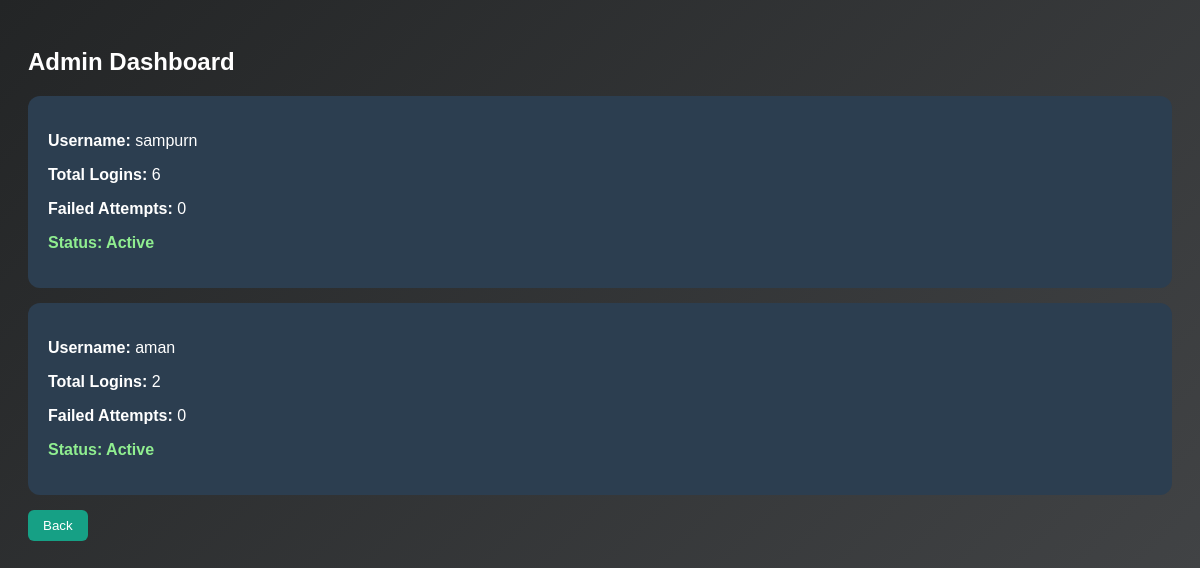
The page /admin on the database its author committed.
### tables this page shows
CREATE TABLE users (
        id INTEGER PRIMARY KEY AUTOINCREMENT,
        username TEXT UNIQUE,
        avg_total REAL,
        avg_user REAL,
        avg_pass REAL,
        login_count INTEGER DEFAULT 0,
        failed_attempts INTEGER DEFAULT 0,
        blocked_until TEXT
    );

### app.py (the view)
@app.route("/admin")
def admin():
    conn = sqlite3.connect(DATABASE)
    c = conn.cursor()
    c.execute("SELECT username, login_count, failed_attempts, blocked_until FROM users")
    users = c.fetchall()
    conn.close()
    return render_template("admin.html", users=users)

### templates/admin.html (shortened to what this page needs)
<!DOCTYPE html>
<html>
<head>
</head>
<body>
<h2>Admin Dashboard</h2>
{% for user in users %}
<div class="card">
<p><b>Username:</b> {{ user[0] }}</p>
<p><b>Total Logins:</b> {{ user[1] }}</p>
<p><b>Failed Attempts:</b> {{ user[2] }}</p>
{% if user[3] %}
<p class="locked">Status: Locked until {{ user[3] }}</p>
{% else %}
<p class="active">Status: Active</p>
{% endif %}
</div>
{% endfor %}
<a href="/"><button>Back</button></a>
</body>
</html>

### templates/admin.html (style rules this page uses)
body { font-family:Arial; background:linear-gradient(135deg,#232526,#414345); color:white; padding:20px; }
.card { background:#2c3e50; padding:20px; border-radius:12px; margin-bottom:15px; }
.active { color:lightgreen; font-weight:bold; }
button { padding:8px 15px; border:none; border-radius:6px; background:#16a085; color:white; cursor:pointer; }

### rows shown on the page
users: username "sampurn", login_count "6", failed_attempts "0"
users: username "aman", login_count "2", failed_attempts "0"
